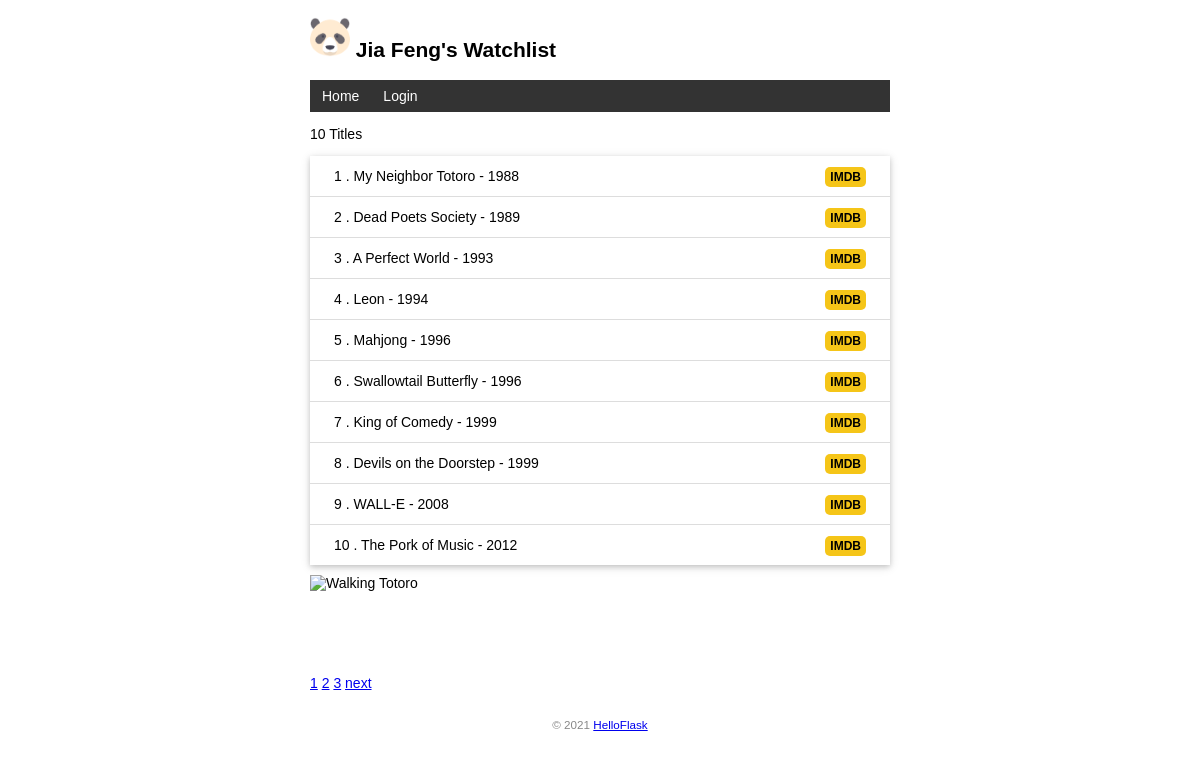
The page / on the database its author committed.
### app.py (models this page shows, shortened)
class User(db.Model, UserMixin):  # 表名将会是user（自动生成，小写）
    id = db.Column(db.Integer, primary_key=True)
    name = db.Column(db.String(20))
    username = db.Column(db.String(20))
    password_hash = db.Column(db.String(128))

class Movies(db.Model):  # 表名是movies
    id = db.Column(db.Integer, primary_key=True)
    title = db.Column(db.String(60))
    year = db.Column(db.String(4))

### app.py (the view, shortened to what this page needs)
@app.route('/', methods=['GET', 'POST'])
def index():
    page = int(request.args.get('page', 1))   # 当前页数
    per_age = int(request.args.get('per_page', 10))  # 每页显示的条数
    paginate = Movies.query.paginate(page, per_age, error_out=False)   # error_out：是否打印错误信息
    movies = paginate.items   # 返回当前页的所有数据
    return render_template('index.html', movies=movies, paginate=paginate)

### app.py (called while the page is built)
@app.context_processor  # 注册一个模板上下文处理函数
def inject_user():
    user = User.query.first()
    return dict(user=user)  # 需返回字典，相当于return{'user':user}

### templates/index.html (shortened to what this page needs)
{% extends 'base.html' %}
{% block content %}
    <p>{{ movies|length }} Titles</p>
    <ul class="movie-list">
        {% for movie in movies%}
        <li>{{ movie.id }} . {{ movie.title }} - {{ movie.year }}
            <span class="float-right">
                <a class="imdb" href="https://www.imdb.com/find?q={{ movie.title }}" target="_blank" title="Find this movie on IMDB">IMDB</a>
            </span>
        </li>
        {% endfor %}
    </ul>
    <div>
    <img alt='Walking Totoro' class='totoro' src="http://helloflask.com/totoro.gif">
    </div>
    {% for i in paginate.iter_pages() %}
        <a href="/?page={{ i }}">{{ i }}</a>
    {% endfor %}
    {% if paginate.has_next %}
        <a href="/?page={{ paginate.next_num }}">next</a>
    {% endif %}
{% endblock %}

### templates/base.html (shortened to what this page needs)
<!DOCTYPE html>
<html lang="en">
<head>
    <link rel="stylesheet" href="{{ url_for('static', filename='style.css') }}" type="text/css">
    <link rel="stylesheet" href="https://cdn.jsdelivr.net/npm/font-awesome/css/font-awesome.min.css">
</head>
<body>
    <h2>
        <a href="https://www.imdb.com/chart/top" target="_blank">
            <img alt="panda1" class="avatar" src="{{ url_for('static', filename='images/panda1.png') }}"></a>
        {{ user.name }}'s Watchlist
    </h2>
    <nav>
        <ul>
            <li><a href="{{ url_for('index') }}">Home</a></li>
            {% if current_user.is_authenticated %}
                <li><a href="{{ url_for('settings') }}">Settings</a></li>
                <li><a href="{{ url_for('logout') }}">Logout</a></li>
            {% else %}
                <li><a href="{{ url_for('login') }}">Login</a></li>
            {% endif %}
        </ul>
    </nav>
    {% block content %}
    {% endblock %}
    <footer>
        <small>&copy; 2021 <a href="http://helloflask.com/tutorial">HelloFlask</a></small>
    </footer>
</body>
</html>

### static/style.css (style rules this page uses)
body { margin: auto; max-width: 580px; font-size: 14px; font-family: Helvetica, Arial, sans-serif; }
.avatar { width: 40px; }
nav ul { list-style-type: none; margin: 0; padding: 0; overflow: hidden; background-color: #333; }
nav li { float: left; }
nav li a { display: block; color: white; text-align: center; padding: 8px 12px; text-decoration: none; }
.movie-list { list-style-type: none; padding: 0; margin-bottom: 10px; box-shadow: 0 2px 5px 0 rgba(0, 0, 0, 0.16), 0 2px 10px 0 rgba(0, 0, 0, 0.12); }
.movie-list li { padding: 12px 24px; border-bottom: 1px solid #ddd; }
.movie-list li:last-child { border-bottom:none; }
.float-right { float: right; }
.imdb { font-size: 12px; font-weight: bold; color: black; text-decoration: none; background: #F5C518; border-radius: 5px; padding: 3px 5px; }
.totoro { display: block; margin: 0 auto; height: 100px; }
footer { color: #888; margin-top: 15px; text-align: center; padding: 10px; }

### rows shown on the page
User: name "Jia Feng"
Movies: id "1", title "My Neighbor Totoro", year "1988"
Movies: id "2", title "Dead Poets Society", year "1989"
Movies: id "3", title "A Perfect World", year "1993"
Movies: id "4", title "Leon", year "1994"
Movies: id "5", title "Mahjong", year "1996"
Movies: id "6", title "Swallowtail Butterfly", year "1996"
Movies: id "7", title "King of Comedy", year "1999"
Movies: id "8", title "Devils on the Doorstep", year "1999"
Movies: id "9", title "WALL-E", year "2008"
Movies: id "10", title "The Pork of Music", year "2012"

### other values the page prints
{{ movies|length }} "10"
{{ i }} "1" "2" "3"
